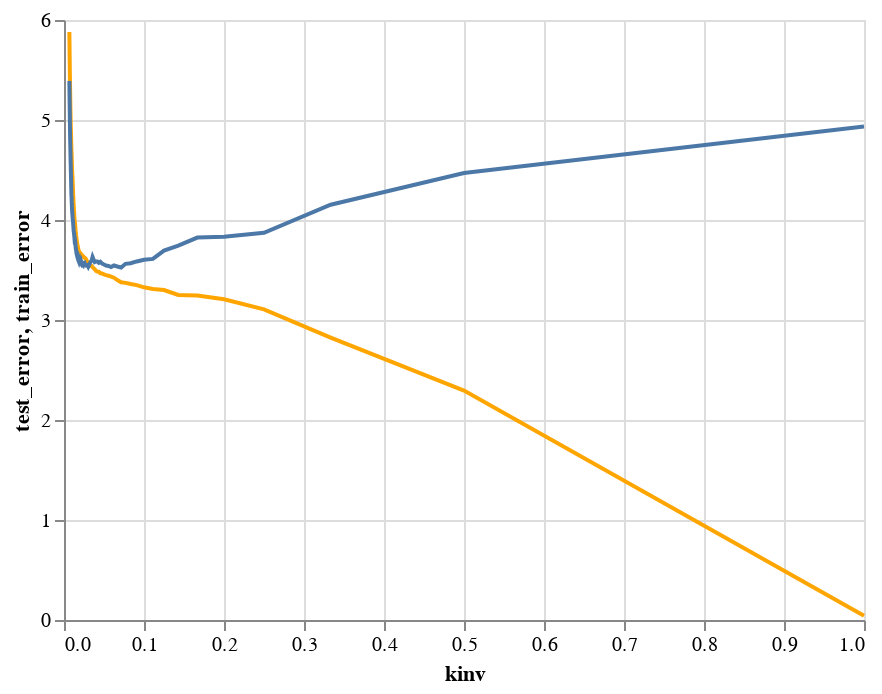

Notebook cell for this chart:
### Markdown cell above
The blue curve denotes training error, while the orange curve denotes test error. Furthermore, we can see that extremely high K values cause underfitting, whereas low K values cause overfitting to occur.

### Code cell
df_scores["kinv"] = 1/df_scores.k
ctrain = alt.Chart(df_scores).mark_line().encode(
    x = "kinv",
    y = "train_error"
)
ctest = alt.Chart(df_scores).mark_line(color="orange").encode(
    x = "kinv",
    y = "test_error"
)
ctest+ctrain

### Figure 1 — Vega-Lite specification as saved in the notebook (floating-point values rounded to 4 significant figures; data arrays with more than 128 entries replaced by an {"elided": "..."} marker saying what was removed)
{"config": {"view": {"continuousWidth": 400, "continuousHeight": 300}}, "layer": [{"mark": {"type": "line", "color": "orange"}, "encoding": {"x": {"type": "quantitative", "field": "kinv"}, "y": {"type": "quantitative", "field": "test_error"}}}, {"mark": "line", "encoding": {"x": {"type": "quantitative", "field": "kinv"}, "y": {"type": "quantitative", "field": "train_error"}}}], "data": {"name": "data-bcc6005d4161ab4e5c005f54c8a5e102"}, "$schema": "https://vega.github.io/schema/vega-lite/v4.8.1.json", "datasets": {"data-bcc6005d4161ab4e5c005f54c8a5e102": {"elided": "149 records"}}}
